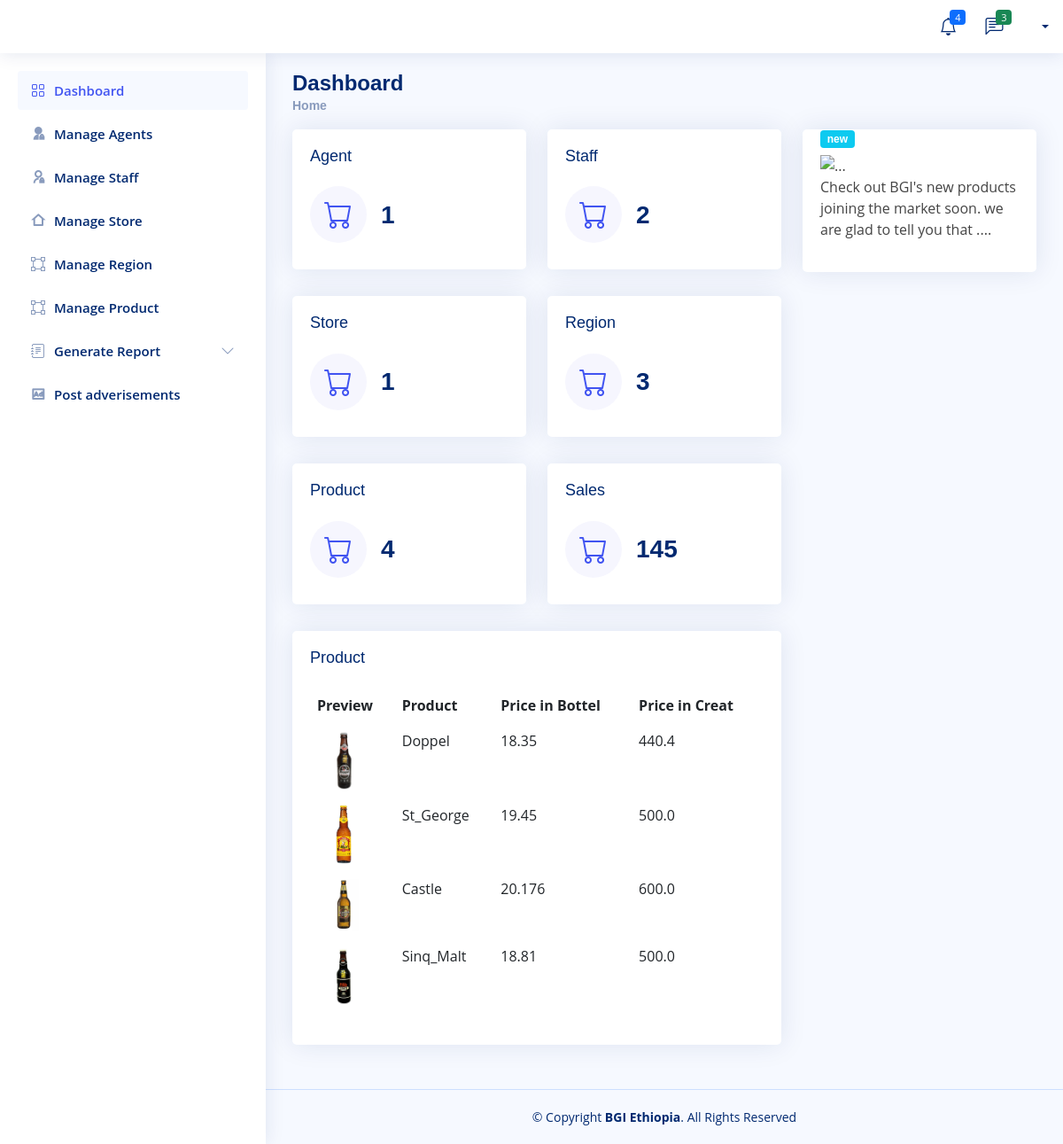
/BGI/product_dashboard, run on an earlier commit of the app's database.
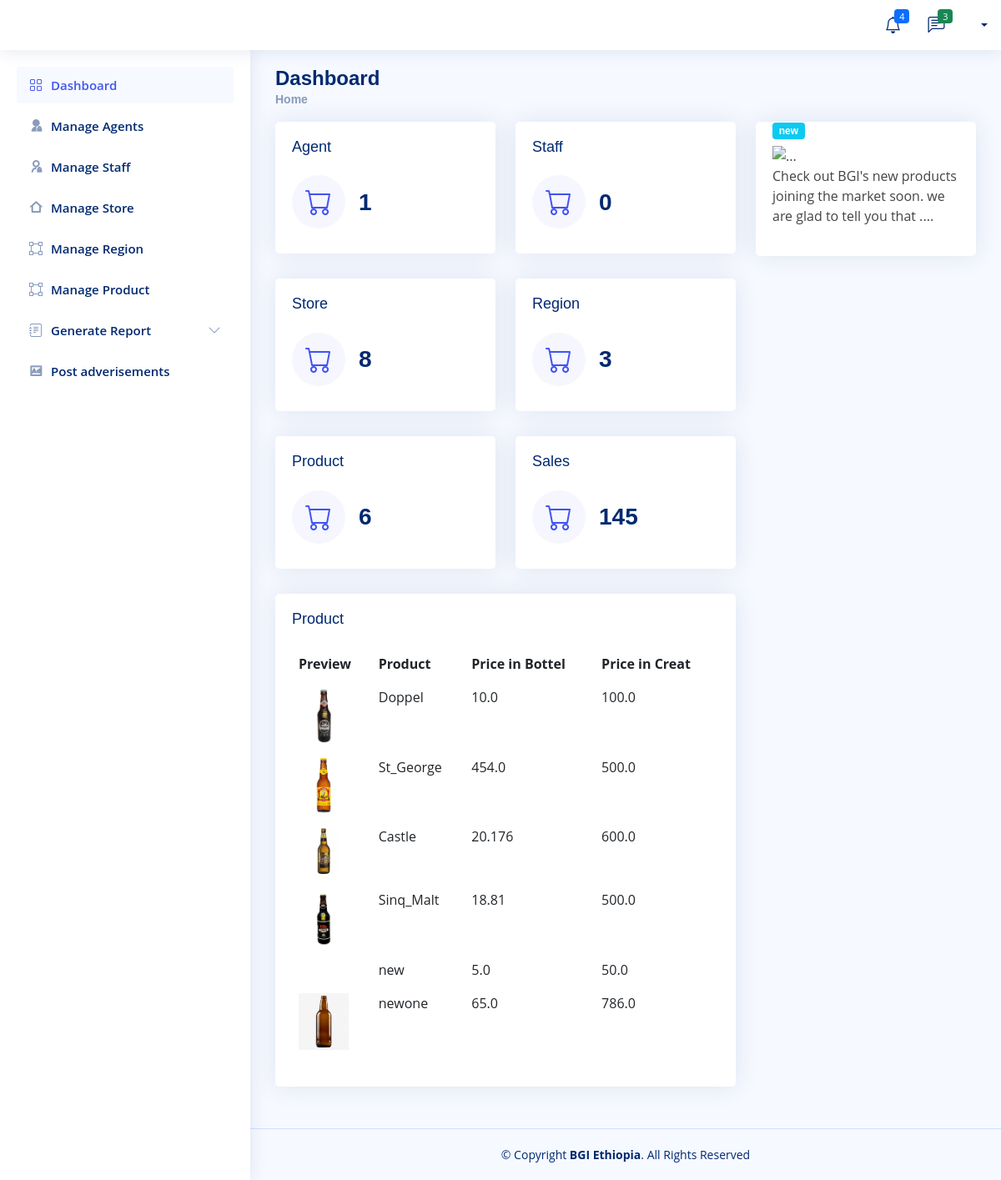
And on a later commit of the database.
### Company/models.py (models this page shows, shortened)
class Product(models.Model):
    Product_Name=models.CharField(max_length=200, null=True)
    img = models.ImageField(null=True,blank=True, upload_to='Product_img/',default='Product_img/castle-beer.jpg')
    Price_in_botle=models.FloatField(null=True,blank=True)
    Price_in_creates=models.FloatField(null=True,blank=True)

### Company/views.py (the view)
# urls.py: path('product_dashboard',views.product_dashboard,name="dashbord-product"),
def product_dashboard(request):
    all_agent = Agent.objects.all()
    S_staff = Company_Store_Manager.objects.all()
    F_staff = Finance_Manager.objects.all()
    total_agent = all_agent.count()
    tottal_staff = S_staff.count() + F_staff.count()
    all_store = Company_Store.objects.all()
    tottal_store = all_store.count()
    all_region = Region.objects.all()
    tottal_region = all_region.count()
    all_product = Product.objects.all()
    tottal_product = all_product.count()
    staff_finance_manager = Finance_Manager.objects.all()
    staff_company_store_manager = Company_Store_Manager.objects.all()
    context = {
        'all_agent' : all_agent,
        'total_agent' :total_agent,
        'tottal_staff' : tottal_staff,
        'all_store' :all_store,
        'all_region' :all_region,
        'tottal_store' : tottal_store,
        'tottal_region': tottal_region,
        'tottal_product' : tottal_product,
        'all_product':all_product,
        'staff_finance_manager' :staff_finance_manager,
        'staff_company_store_manager':staff_company_store_manager,
    }
    return render(request,'Company/dashboard/product.html',context)

### Templates/Company/dashboard/product.html
  {% extends 'Company/dashboard/admin.html'%}
  {% block admin%}
                <div class="card-body">
                    <h5 class="card-title">Product</h5>
                  <table class="table table-borderless">
                    <thead>
                      <tr>
                        <th scope="col">Preview</th>
                        <th scope="col">Product</th>
                        <th scope="col">Price in Bottel</th>
                        <th scope="col">Price in Creat</th>
                      </tr>
                    </thead>
                    <tbody>
                        {% for product in all_product %}
                      <tr>
                        <th scope="row"><a href="#"><img src="{{product.img.url}}" alt="" width="60"></a></th>
                        <td>{{product.Product_Name}}</td>
                        <td>{{product.Price_in_botle}}</td>
                        <td>{{product.Price_in_creates}}</td>
                      </tr>
                      {% endfor %}
                    </tbody>
                  </table>
                </div>
  {% endblock %}

What changed in the data, as far as the page shows it:
changed Product "Doppel": Price_in_botle "18.35" → "10.0"; Price_in_creates "440.4" → "100.0"
changed Product "St_George": Price_in_botle "19.45" → "454.0"
added Product: Product_Name "new", Price_in_botle "5.0", Price_in_creates "50.0"
added Product: img (picture), Product_Name "newone", Price_in_botle "65.0", Price_in_creates "786.0"
Also different on the page:
{{ tottal_staff }}: "2" → "0"
{{ tottal_store }}: "1" → "8"
{{ tottal_product }}: "4" → "6"
